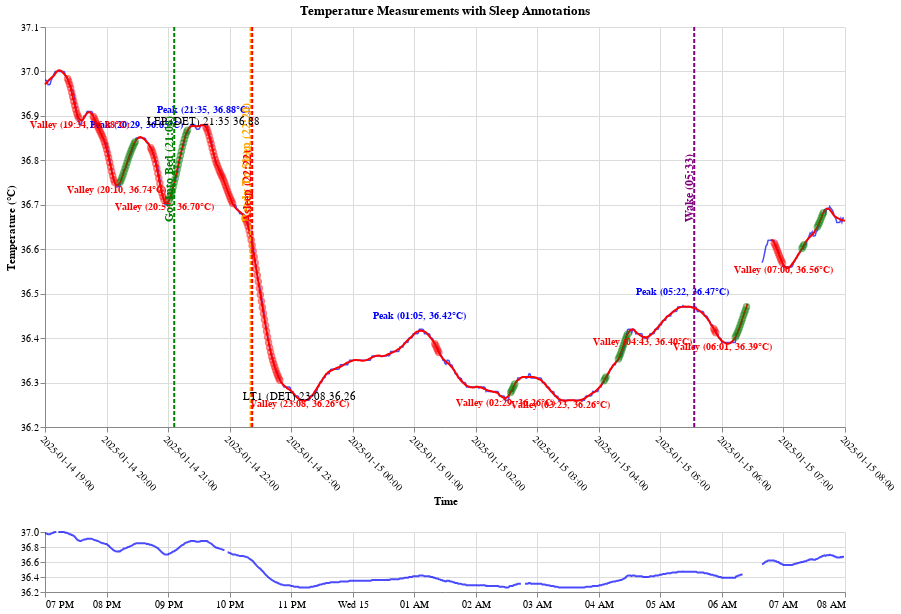

Notebook code cell kept with this figure:
### Code cell
do_it_all('2025-01-14', '19:00:00Z', '08:00:00Z')
